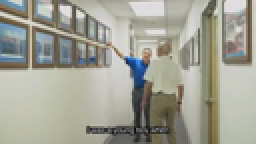
#> input picture .qual-scratch/dense_test/d_0001.png, 128 x 72 px (shown 2 times larger)
$ python qi_ascii.py dense_test/d_0001.png
#> lines starting #> are read from the running program, lines starting #| are printed output that depends on the picture
"""Render a downscaled ASCII/brightness map of a region to reason about layout without viewing images."""
from __future__ import annotations

import sys

import numpy as np
from PIL import Image


def ascii_map(path: str, x0=0, y0=0, x1=None, y1=None, cols=100) -> None:
    im = Image.open(path).convert("L")
    w, h = im.size
    x1 = w if x1 is None else x1
    y1 = h if y1 is None else y1
    crop = im.crop((x0, y0, x1, y1))
    cw = crop.width
    ch = max(1, int((cw / cols) * (crop.height / max(1, crop.width)) * 2))
    small = crop.resize((cols, ch), Image.Resampling.BOX)
    a = np.array(small, dtype=np.float32)
    chars = " .:-=+*#%@"
    lo, hi = a.min(), a.max()
    rng = max(1e-6, hi - lo)
    print(f"{path} box=({x0},{y0})-({x1},{y1}) size={cw}x{crop.height} range=({lo:.0f},{hi:.0f})")
    for row in a:
        print("".join(chars[min(9, int((v - lo) / rng * 9.999))] for v in row))


if __name__ == "__main__":
    path = sys.argv[1]
    kw = {}
    for a in sys.argv[2:]:
        k, v = a.split("=")
        kw[k] = int(v) if "." not in v else float(v)
    ascii_map(path, **kw)
#> in ascii_map, `im = Image.open(path).convert("L")`:
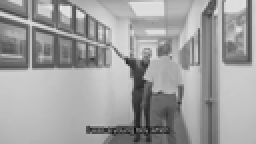
#> im: PIL image 128x72 L (shown 2 times larger); min 12, max 233, mean 159.4
#> in ascii_map, `lo, hi = a.min(), a.max()`: lo = 101; hi = 198
#> in ascii_map, `rng = max(1e-6, hi - lo)`: rng = 97
#| dense_test/d_0001.png box=(0,0)-(128,72) size=128x72 range=(101,198)
#> the loop in ascii_map, `for row in a:` made 1 pass

$ run again, on .qual-scratch/dense_test/d_0003.png
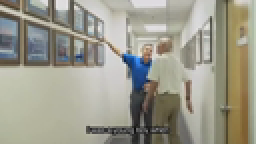
#> input picture .qual-scratch/dense_test/d_0003.png, 128 x 72 px (shown 2 times larger)
#> in ascii_map, `im = Image.open(path).convert("L")`:
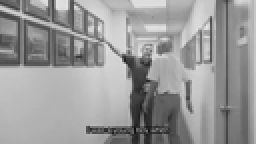
#> im: PIL image 128x72 L (shown 2 times larger); min 10, max 230, mean 152.7
#> lo = 83; hi = 191
#> rng = 108
#| dense_test/d_0003.png box=(0,0)-(128,72) size=128x72 range=(83,191)
#> the loop in ascii_map, `for row in a:` made 1 pass

$ run again, on .qual-scratch/dense_test/d_0004.png
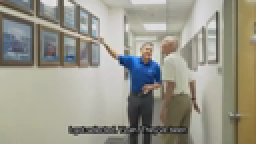
#> input picture .qual-scratch/dense_test/d_0004.png, 128 x 72 px (shown 2 times larger)
#> in ascii_map, `im = Image.open(path).convert("L")`:
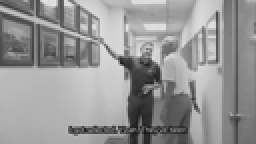
#> im: PIL image 128x72 L (shown 2 times larger); min 22, max 229, mean 149.7
#> lo = 84; hi = 194
#> rng = 110
#| dense_test/d_0004.png box=(0,0)-(128,72) size=128x72 range=(84,194)
#> the loop in ascii_map, `for row in a:` made 1 pass

$ run again, on .qual-scratch/dense_test/d_0005.png
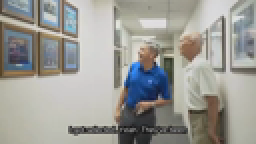
#> input picture .qual-scratch/dense_test/d_0005.png, 128 x 72 px (shown 2 times larger)
#> in ascii_map, `im = Image.open(path).convert("L")`:
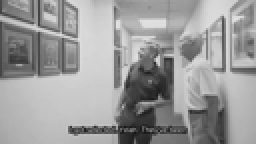
#> im: PIL image 128x72 L (shown 2 times larger); min 22, max 227, mean 154.6
#> lo = 109; hi = 202
#> rng = 93
#| dense_test/d_0005.png box=(0,0)-(128,72) size=128x72 range=(109,202)
#> the loop in ascii_map, `for row in a:` made 1 pass
